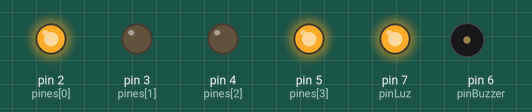
The sketch below on a simulated Arduino Uno, built with avr-gcc and run on an emulated ATmega328P. On the bench: output pins drawn as LEDs (lit = HIGH), buzzer (waves = sounding).

Above: at 0.5 s.
At 2.5 s:
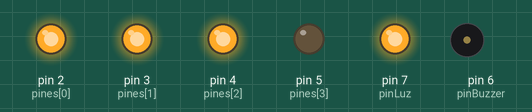
At 5.5 s:
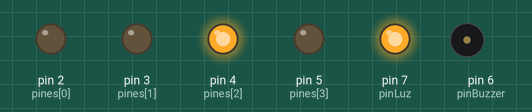
At 8.5 s:
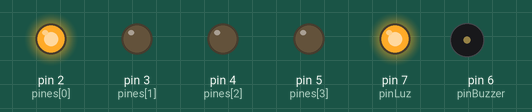
At 11.5 s:
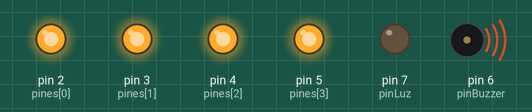
At 14.5 s:
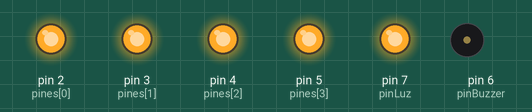
Timing chart, 0 to 20.8 s (numbered marks = the images above):
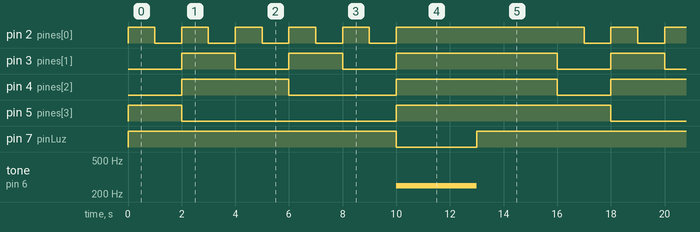

Measured:
- by itself, pin 2 (pines[0]): repeats every 16.0 s: 4 × (HIGH 1.0 s, LOW 1.0 s), HIGH 7.0 s, LOW 1.0 s
- by itself, pin 3 (pines[1]): repeats every 16.0 s: LOW 2.0 s, HIGH 2.0 s, LOW 2.0 s, HIGH 6.0 s, LOW 2.0 s, HIGH 2.0 s
- by itself, pin 4 (pines[2]): repeats every 16.0 s: LOW 4.0 s, HIGH 6.0 s, LOW 2.0 s, HIGH 4.0 s
- by itself, pin 5 (pines[3]): alternates HIGH for 8.0 s and LOW for 8.0 s
- by itself, pin 7 (pinLuz): alternates HIGH for 13.0 s and LOW for 3.0 s
- by itself, tone on pin 6 (pinBuzzer): alternates 250 Hz for 3.0 s and silent for 13.0 s

The sketch:

Parte3_practica5.ino
```cpp
/*
   Fundacion Kinal
   Centro educativo tecnico laboral Kinal
   Quinto perito
   Quinto electronica
   Codigo Tecnico: EB5AV
   Curso: Taller de electronica digital y reparacion de computadoras I
   Proyecto: Parte 3 practica 5
   Dev: Profe. Alejandro Lopez Navas
   Fecha: 3 de mayo
*/
const int pinLuz = 7;
const int pinBuzzer = 6;
int pines[4] = {2, 3, 4, 5};

const int numeros[10][4] = {
  {1, 0, 0, 1},
  {0, 0, 0, 1},
  {1, 1, 1, 0},
  {0, 1, 1, 0},
  {1, 0, 1, 0},
  {0, 0, 1, 0},
  {1, 1, 0, 0},
  {0, 1, 0, 0},
  {1, 0, 0, 0},
  {0, 0, 0, 0}
};

void salidas(){
  for(int x = 0; x < 4; x++){
    pinMode(pines[x], OUTPUT);
    digitalWrite(pines[x], HIGH);
  }
}

void setup(){
  salidas();
  pinMode(pinLuz, OUTPUT);
  digitalWrite(pinLuz, HIGH);
}

void loop(){
  for(int b = 0; b < 10; b++){
    for(int c = 0; c < 4; c++){
      digitalWrite(pines[c], numeros[b][c]);
      }

    delay(1000);
  }

  for(int d = 0; d < 4; d++){
    digitalWrite(pines[d], HIGH);
  }

  tone(pinBuzzer, 250);
  digitalWrite(pinLuz, LOW);
  delay(3000);
  noTone(pinBuzzer);
  digitalWrite(pinLuz, HIGH);
  delay(3000);
}
```
